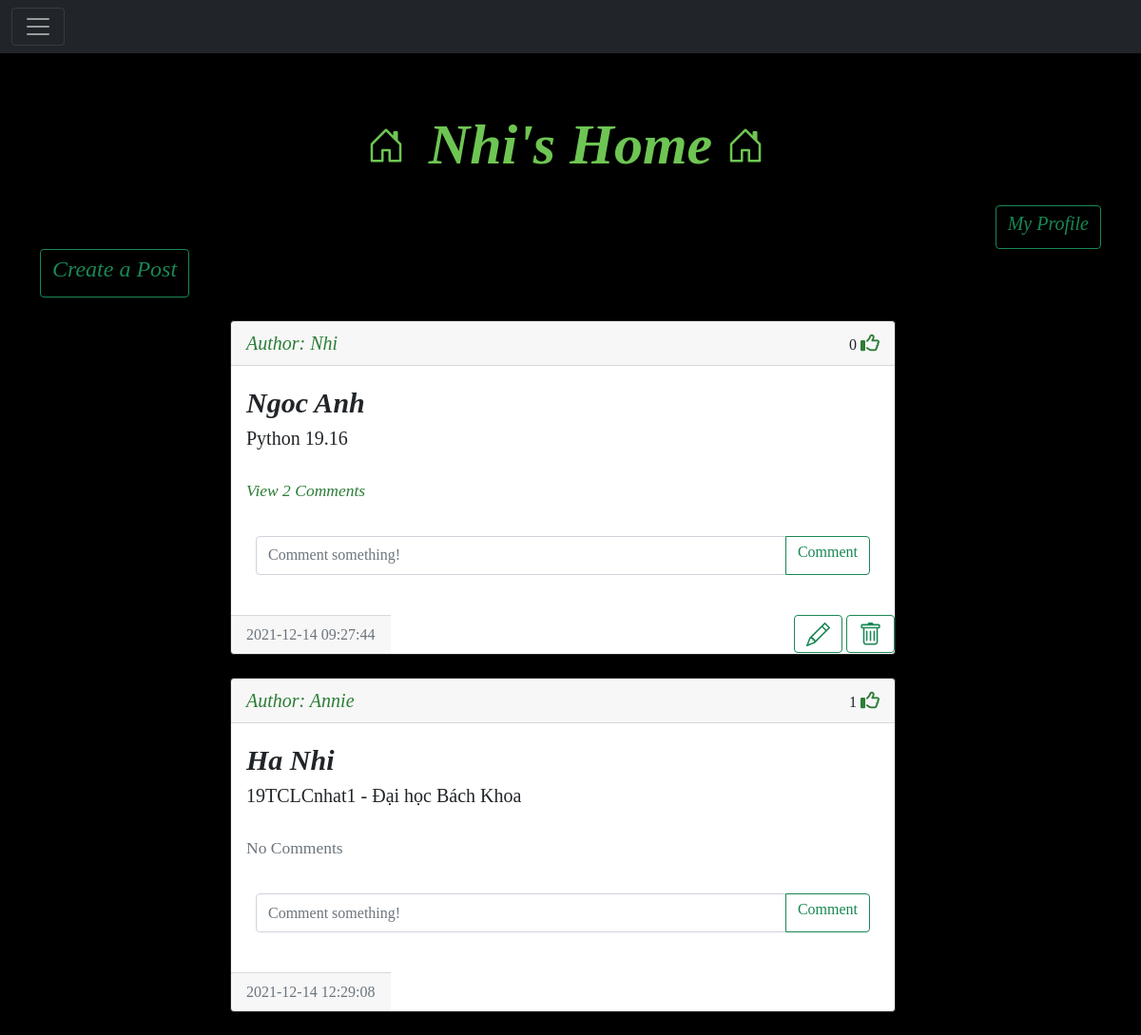
The app's page /home (signed in) with its own data.
### Website/models.py (models this page shows)
class User(db.Model, UserMixin):
    id = db.Column(db.Integer, primary_key=True)
    email = db.Column(db.String(150), unique=True)
    username = db.Column(db.String(150), unique=True)
    password = db.Column(db.String(150))
    date_created = db.Column(db.DateTime(timezone=True), default=func.now())
    posts = db.relationship('Post', backref='user', passive_deletes=True)
    comments = db.relationship('Comment', backref='user', passive_deletes=True)
    likes = db.relationship('Like', backref='user', passive_deletes=True)
    followed = db.relationship('Follow', foreign_keys=[Follow.follower_id], backref=db.backref('follower', lazy='joined'), lazy=True, cascade='all, delete-orphan')
    followers = db.relationship('Follow', foreign_keys=[Follow.followed_id], backref=db.backref('followed', lazy='joined'), lazy=True, cascade='all, delete-orphan')

class Post(db.Model):
    id = db.Column(db.Integer, primary_key=True)
    title = db.Column(db.Text, nullable=False)
    text = db.Column(db.Text, nullable=False)
    date_created = db.Column(db.DateTime(timezone=True), default=func.now())
    author = db.Column(db.Integer, db.ForeignKey(
        'user.id', ondelete="CASCADE"), nullable=False)
    comments = db.relationship('Comment', backref='post', passive_deletes=True)
    likes = db.relationship('Like', backref='post', passive_deletes=True)

### Website/views.py (the view)
@views.route("/")
@views.route("/home")
@login_required
def home():
    posts = Post.query.all()
    return render_template("home.html", user=current_user, posts=posts)

### Website/__init__.py (called while the page is built)
def create_app():
    app = Flask(__name__)
    app.config['SECRET_KEY'] = "helloworld"
    app.config['SQLALCHEMY_DATABASE_URI'] = f'sqlite:///{DB_NAME}'
    db.init_app(app)
    from .views import views
    from .auth import auth
    app.register_blueprint(views, url_prefix="/")
    app.register_blueprint(auth, url_prefix="/")
    from .models import User, Post, Comment,Like,Follow
    create_database(app)
    login_manager = LoginManager()
    login_manager.login_view = "auth.login"
    login_manager.init_app(app)
    @login_manager.user_loader
    def load_user(id):
        return User.query.get(int(id))
    return app

### Website/templates/home.html (shortened to what this page needs)
{% extends "posts_div.html" %}
{% block header %}
{{user.username}}'s Home
{% endblock %}
{% block profile %}
<a href="/profile/{{user.username}}" class="btn btn-outline-success"  ><h5>My Profile</h5></a>
{% endblock %}

### Website/templates/posts_div.html (shortened to what this page needs)
{% extends "base.html" %} {% block title %}Home{% endblock %} {% block content
  %}
  <h1 align="center">{% block header %}Posts{% endblock %}</h1>
  <div align="right">
    {% block profile %}{% endblock %}
  </div>
  {% block footer %}
  <div >
    <a href="/create-post"
    <button class="btn btn-outline-success" type="button"><h4>    Create a Post
    </h4></button>
      </a >
  </div>
  {% endblock %}
  <br>
  <div  class="posts">
    {% for post in posts %}
    <div class="card border-dark">
      <div class="card-header d-flex justify-content-between align-items-center">
        <a list-style = "none" class="" href="/profile/{{post.user.username}}">Author: {{post.user.username}}</a>
        <div>
          {{ post.likes|length }}
          {% if user.id in post.likes|map(attribute="author")|list %}
          <a href="/like-post/{{post.id}}">
          <i class="fas fa-thumbs-up"></i>
        </a>
          {% else %}
          <a href="/like-post/{{post.id}}">
            <i class="far fa-thumbs-up"></i>
           </a>
          {% endif %}
        </div>
      </div>
      <div class="card-body">
        <div class="card-text">
          <p class="post-title">{{post.title}}</p>
          <p class="post-test">{{post.text}}</p>
        </div>
        <br />
        <p class="card-text">
          {% if post.comments|length > 0 %}
          <a data-bs-toggle="collapse" href="#comments-{{post.id}}" role="button">
            <small>View {{post.comments|length}} Comments</small>
          </a>
          {% else %}
          <small class="text-muted">No Comments</small>
          {% endif %}
        </p>
        <br>
        <form
          class="input-group mb-3"
          method="POST"
          action="/create-comment/{{post.id}}"
        >
          <input
            type="text"
            id="text"
            name="text"
            class="form-control"
            placeholder="Comment something!"
          />
          <button class="btn btn-outline-success" type="submit"><h6>Comment</h6></button>
        </form>
      </div>
      <div class="d-flex justify-content-between">
        <div class="card-footer text-muted">
          {{post.date_created}}
        </div>
        <div >
          {% if user.id == post.author %}
          <a class="btn btn-outline-success" data-toggle="collapse" href="/edit-post/{{post.id}}" class="dropdown-item"
          ></a>
            <a class="btn btn-outline-success" data-toggle="collapse" href="/delete-post/{{post.id}}" class="dropdown-item"
            ></a>
          {% endif %}
        </div>
    </div>
    </div>
    <br/>
    {% endfor %}
  </div>
   {% endblock %}

### Website/static/main.css (style rules this page uses)
body { font-family: 'Times New Roman', Times, serif; background-color: black ; background-position: center; background-size:cover; background-repeat: no-repeat; }
h1 { margin-top: 40px; padding: 20px; font-size: 60px; font-style: italic; font-weight: bold; color: rgb(110, 197, 83); }
form { padding: 10px; }
input { font-size: 20px; }
a { text-decoration: none; font-size: 20px; font-style: italic; color: rgb(44, 126, 55); }
p { padding-bottom: 0px; font-size: 20px; margin-bottom: 0px; }
input { font-size: 30px; }
.post-title { font-size: 30px; font-style: oblique; font-weight: bolder; }
.post-test { font-size: 20px; font-weight: lighter; }
.posts { width: 700px; height: 500px; margin-left: 200px; }

### records on screen
User: username "Nhi"
Post: user.username "Nhi", likes|length "0", title "Ngoc Anh", text "Python 19.16", comments|length "2", date_created "2021-12-14 09:27:44"
Post: user.username "Annie", likes|length "1", title "Ha Nhi", text "19TCLCnhat1 - Đại học Bách Khoa", shows "No Comments", date_created "2021-12-14 12:29:08"
